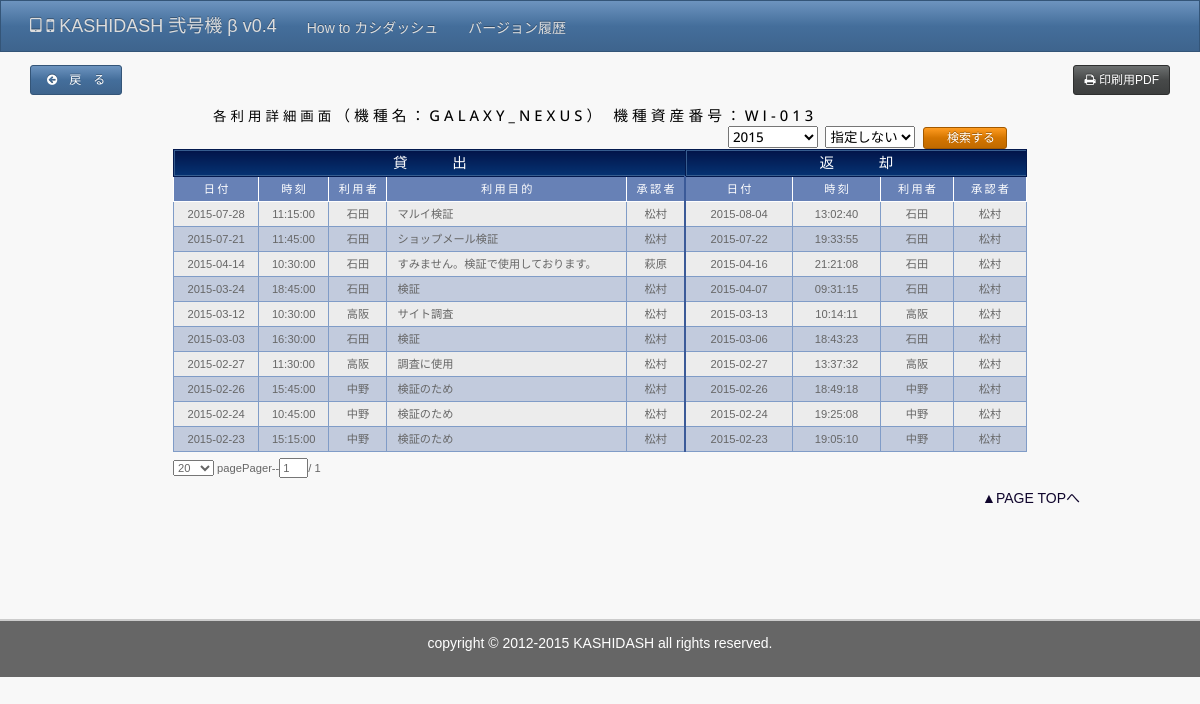
/detail.php?device_id=WI-013&item=GALAXY_NEXUS, run on the app's committed database.
### tables this page shows
CREATE TABLE IF NOT EXISTS `device` (
  `device_id` varchar(16) NOT NULL,
  `d_flg` tinyint(1) NOT NULL default '0',
  `administrator` varchar(5) NOT NULL,
  `name` varchar(32) NOT NULL,
  `os` varchar(32) default NULL,
  `version_major` varchar(10) default NULL,
  `version_minor` varchar(10) default NULL,
  `misc` tinytext,
  `img` varchar(128) default NULL,
  `create_date` timestamp NOT NULL default '0000-00-00 00:00:00',
  `update_date` timestamp NOT NULL default CURRENT_TIMESTAMP on update CURRENT_TIMESTAMP,
  PRIMARY KEY  (`device_id`),
  UNIQUE KEY `device_id` (`device_id`)
);

CREATE TABLE IF NOT EXISTS `verifier` (
  `id` int(11) NOT NULL auto_increment,
  `device_id` varchar(10) NOT NULL,
  `item` text NOT NULL,
  `l_date` date NOT NULL,
  `l_time` time NOT NULL,
  `l_user` text NOT NULL,
  `l_purpose` text NOT NULL,
  `l_approval` text,
  `r_date` date default NULL,
  `r_time` time default NULL,
  `r_user` text,
  `r_approval` text,
  `return_flag` int(1) NOT NULL default '0',
  PRIMARY KEY  (`id`),
  UNIQUE KEY `id` (`id`),
  KEY `id_2` (`id`)
);

### phpinc/device.php (called while the page is built)
<?php
$stmt = $pdo->query("SELECT * FROM device WHERE d_flg = 0 ORDER BY device_id ASC");
while($row = $stmt -> fetch(PDO::FETCH_ASSOC)){
	$device[$row['device_id']] = array(
		'name'			=> $row['name'],
    	'administrator' => $row['administrator'],
    	'os'			=> $row['os'],
    	'version_major'	=> $row['version_major'],
    	'version_minor'	=> $row['version_minor'],
    	'misc'			=> $row['misc'],
    	'img'			=> $row['img'],
    	'create_date'	=> $row['create_date'],
    	'update_date'	=> $row['update_date'],
	);
}

### phpinc/config.php (called while the page is built, shortened)
<?php
$enc_db   = "utf8";
if((isset($ING_auth) && ($ING_auth == 'admin')) || (isset($_SESSION['auth']) && $_SESSION['auth'] == 'admin')){
	$_SESSION['auth'] = 'admin';
	$authCheck = true;
} else {
  $authCheck = false;
}
$dbtype = 'mysql';
$dbhost	= "localhost";
$dbname	= "wts14";
$dbuser = "root";
$dbpass = "root";
$dsn	= "$dbtype:host=$dbhost;dbname=$dbname;charset=$enc_db;";
try{
	$pdo = new PDO($dsn,$dbuser,$dbpass,
		array(PDO::ATTR_EMULATE_PREPARES => false)
		);
	$pdo->setAttribute(PDO::ATTR_ERRMODE, PDO::ERRMODE_EXCEPTION);
} catch (PDOException $e){
	exit('DB接続失敗: '. $e->getMessage());
}
require_once(__PHPINC__ . '/device.php');

### phpinc/detail_func.php (called while the page is built, shortened)
<?php
if(isset($ING_device_id)){
	$_SESSION['device_id'] = $device_id = sprintf('%s', $ING_device_id);
} else if($debug){
	if(isset($ING_item)){
		$_SESSION['item'] = $itemName = sprintf('%s', $ING_item);
	} else if($debug){
		$_SESSION['item'] = $itemName = 'au';
	}
	if(isset($_SESSION['item'])){
		$itemName = sprintf('%s', $_SESSION['item']);
	}
}
if(isset($_SESSION['device_id'])){
	$device_id = sprintf('%s', $_SESSION['device_id']);
}
$dataPost = false;
$sql = 'SELECT DISTINCT DATE_FORMAT(l_date,"%Y") as year FROM verifier WHERE device_id=:device_id ORDER BY DATE_FORMAT(l_date,"%Y") ASC';
$stmt = $pdo->prepare($sql);
$stmt->bindParam(':device_id',$device_id);
$stmt->execute();
foreach($stmt as $val){
	$year[] = $val['year'];
}
$date = date("Y/m");
$date = explode("/",$date);
if($dataPost || ($_SERVER['PHP_SELF'] == '/kashidash2/detailprint.php') || ($_SERVER['PHP_SELF'] == '/kashidash2/detailprint.pdf') ){
	if(!empty($INP_l_auth_name)){
		$sql = 'UPDATE verifier SET l_approval=:l_approval WHERE id =:id';
		$stmt = $pdo->prepare($sql);
		$stmt->bindParam(':l_approval',$INS_l_auth_name);
		$stmt->bindParam(':id',$INS_id);
		$stmt->execute();
		$sql = 'SELECT * FROM verifier WHERE device_id=:device_id AND DATE_FORMAT(l_date,"%Y")=:l_date ORDER BY id DESC';
		$stmt = $pdo->prepare($sql);
		$stmt->bindParam(':device_id', $device_id);
		$stmt->bindParam(':l_date', $date[0]);
		$stmt->execute();
		$log = '$INS_l_auth_name '.$INS_l_auth_name;
	}else if(!empty($INP_r_auth_name)){
		$sql = 'UPDATE verifier SET r_approval=:r_approval WHERE id=:id';
		$stmt = $pdo->prepare($sql);
		$stmt->bindParam(':r_approval',$INS_r_auth_name);
		$stmt->bindParam(':id',$INS_id);
		$stmt->execute();
		$sql = 'SELECT * FROM verifier WHERE device_id=:device_id AND DATE_FORMAT(l_date,"%Y")=:l_date ORDER BY id DESC';
		$stmt = $pdo->prepare($sql);
		$stmt->bindParam(':device_id',$device_id);
		$stmt->bindParam(':l_date',$date[0]);
		$stmt->execute();
		$log = '$INS_r_auth_name'. $INS_r_auth_name;
	}else if(!empty($INS_year) && !empty($INS_month)){
		$sql = 'SELECT * FROM verifier WHERE device_id=:device_id AND DATE_FORMAT(l_date,"%Y")=:l_dateY AND DATE_FORMAT(l_date,"%m")=:l_date ORDER BY id DESC';
		$stmt = $pdo->prepare($sql);
		$stmt->bindParam(':device_id',$device_id);
		$stmt->bindParam(':l_dateY',$INS_year);
		$stmt->bindParam(':l_date',$INS_month);
		$stmt->execute();
		$date[0] = $INS_year;
		$date[1] = $INS_month;
		$log = 'year month';
	}else if(!empty($INS_year) && empty($INS_month)){
		$sql = 'SELECT * FROM verifier WHERE device_id=:device_id AND DATE_FORMAT(l_date,"%Y")=:l_dateY ORDER BY id DESC';
		$stmt = $pdo->prepare($sql);
		$stmt->bindParam(':device_id',$device_id);
		$stmt->bindParam(':l_dateY',$INS_year);
		$stmt->execute();
		$date[0] = $INS_year;
		$date[1] = '';
		$log = 'no-month';
	}else if(empty($INS_year) && !empty($INS_month)){
		$sql = 'SELECT * FROM verifier WHERE device_id=:device_id AND DATE_FORMAT(l_date,"%m")=:l_dateM ORDER BY id DESC';
		$stmt = $pdo->prepare($sql);
		$stmt->bindParam(':device_id',$device_id);
		$stmt->bindParam(':l_dateM',$INS_month);
		$stmt->execute();
		$date[0] = '';
		$date[1] = $INS_month;
		$log = 'no-year';
	}else{
		$sql = 'SELECT * FROM verifier WHERE device_id=:device_id ORDER BY id DESC';
		$log = 'no-date';
		$stmt = $pdo->prepare($sql);
		$stmt->bindParam(':device_id', $device_id);
		$stmt->execute();
	}
}else{
	$sql = 'SELECT * FROM verifier WHERE device_id=:device_id AND DATE_FORMAT(l_date,"%Y")=:l_date ORDER BY id DESC';
	$stmt = $pdo->prepare($sql);
	$stmt->bindParam(':device_id', $device_id);
	$stmt->bindParam(':l_date', $date[0]);
	$stmt->execute();
	$_SESSION['year']  = $INS_year = $date[0];
}

### detail.php (the view, shortened to what this page needs)
<?php
$debug = true;
 if($debug){
	$ING_device_id = 'WI-001';
}
require_once('phpinc/config.php');
require_once('phpinc/detail_func.php');
$addCss = '<link rel="stylesheet" type="text/css" href="/kashidash2/common/css/print.css" media="print">'."\n";
include_once('template/head.php');
?>
<body>
<?php
include_once('template/header.php');
?>
<div id="contents">
	<section id="main">
		<h2 class="title01">
			<span class="print_d">各利用詳細画面</span><span class="type01"><span class="print_d">（機種名：</span><?php echo $device[$ING_device_id]['name']; ?><span class="print_d">）</span> </span><span class="type01_p">機種資産番号：<?php if(isset($ING_device_id)) echo $ING_device_id; ?></span>
			<form style="float: right; margin-right: 20px;" name="select_date" method="post" action="/kashidash2/detail.php?device_id=<?php echo $ING_device_id; ?>">
				<select name="year">
					<?php
						foreach($year as $val){
							$selected = '';
							if($val==$INS_year){
								$selected = 'selected';
							}
							echo '<option value="'.$val.'" '.$selected.'>'.$val.'</option>';
						}
					?>
				</select>
				<select name="month">
					<option value="">指定しない</option>
				</select>
				<input type="submit" value="　検索する　" class="btn btn-warning btn-xs">
			</form>
		</h2>
		<table class="k_table01 k_table02" id="utilizationList">
			<tr class="cap01">
				<th colspan="5" class="group01"><span>貸出</span></th>
				<th colspan="4" class="group02"><span>返却</span></th>
			</tr>
			<tr class="cap02">
				<th>日付</th>
				<th>時刻</th>
				<th>利用者</th>
				<th>利用目的</th>
				<th class="boundary">承認者</th>
				<th>日付</th>
				<th>時刻</th>
				<th>利用者</th>
				<th>承認者</th>
			</tr>
			<?php
			while($table = $stmt->fetch(PDO::FETCH_ASSOC)){
			?>
			<tr>
				<td><?php print(htmlspecialchars($table['l_date'])); ?></td>
				<td><?php print(htmlspecialchars($table['l_time'])); ?></td>
				<td class="nowrap"><?php print(htmlspecialchars($table['l_user'])); ?></td>
				<td class="txleft"><?php print(htmlspecialchars($table['l_purpose'])); ?></td>
				<?php if($authCheck && ($table['l_approval']==null || $table['l_approval']=='')){ ?>
					<td class="boundary">
						<form name="l_approval" action="/kashidash2/detail.php?device_id=<?php echo $ING_device_id ;?>&auth=admin" method="post">
							<input type="text" name="l_auth_name" style="width:3em">
							<input type="hidden" name="id" value="<?php echo $table['id']; ?>">
							<input type="submit" value="　承 認　" class="btn btn-primary btn-xs fs09">
						</form>
					</td>
				<?php }else{ ?>
					<td class="boundary nowrap"><?php print(htmlspecialchars($table['l_approval'])); ?></td>
				<?php } ?>
				<td><?php print(htmlspecialchars($table['r_date'])); ?></td>
				<td><?php print(htmlspecialchars($table['r_time'])); ?></td>
				<td class="nowrap"><?php print(htmlspecialchars($table['r_user'])); ?></td>
				<?php if($authCheck && ($table['r_approval']==null || $table['r_approval']=='')){ ?>
					<td>
						<form name="r_approval" action="/kashidash2/detail.php?device_id=<?php echo $ING_device_id ;?>&auth=admin" method="post">
							<input type="text" name="r_auth_name" style="width:3em">
							<input type="hidden" name="id" value="<?php echo $table['id']; ?>">
							<input type="submit" value="　承 認　" class="btn btn-primary btn-xs fs09">
						</form>
					</td>
				<?php }else{ ?>
					<td class="nowrap"><?php print(htmlspecialchars($table['r_approval'])); ?></td>
				<?php } ?>
			</tr>
			<?php
			}
			?>
		</table>
	</section>
	<div class="pagetop"><a href="#">▲PAGE TOPへ</a></div>
</div>
<?php include_once('template/footer.php') ?>
</body>
</html>

### common/css/style2.css (style rules this page uses)
html, body { height:100%; overflow-x:hidden; }
body { background:#f8f8f8; color:#666; font-family: ArialMT, "メイリオ",Meiryo, "Hiragino Kaku Gothic ProN", "ヒラギノ角ゴ ProN W3", sans-serif; font-size: 14px; line-height: 1.25; }
#contents { min-height: 500px; }
#main { margin: 0 auto 0 auto; padding: 0 1.5%; max-width: 890px; font-size: 80%; }
.title01 { color:#000; font-size: 1.2em; line-height:1.4; letter-spacing:0.3em; padding-left: 40px; margin: 0 auto 10px; }
.title01 span.type01 { font-size: 1.1em; }
.title01 span.type01_p { font-size: 1.1em; }
.k_table01 { width: 100%; font-size: 100%; margin-bottom: 0.5em; }
.k_table01 td,.k_table01 th { font-weight:normal; text-align:center; vertical-align:middle; }
.k_table01 .cap01 th { background-color: #042560; background: -webkit-gradient(linear, left top, left bottom, color-stop(1.00, #063474), color-stop(0.00, #021449)); background: -webkit-linear-gradient(#021449, #063474); background: -moz-linear-gradient(#021449, #063474); background: -o-linear-gradient(#021449, #063474); background: -ms-linear-gradient(#021449, #063474); background: linear-gradient(#021449, #063474); border: solid 1px #03194e; border-width: 1px 0 1px 1px; color:#fff; white-space:nowrap; letter-spacing: 4em; text-indent: 4em; }
.k_table01 .cap01 th span { border: solid 1px #375d8f; border-right-width:0; display:block; padding: 3px; height: 100%; font-size: 1.3em; }
.k_table01 .cap01 th:last-child { border-right: solid 1px #03194e; }
.k_table01 .cap01 .group01 { width: 60%; }
.k_table01 .cap01 .group02 { width: 40%; }
.k_table01 .cap02 th { background-color: #6781b6; border: solid 1px #fff; border-top-width: 1px; color:#fff; padding: 5px; letter-spacing: 0.2em; text-indent: 0.2em; font-size: 1em; }
.k_table01 td { border: solid 1px #809cc7; background-color:#ececec; padding: 5px 10px; }
.k_table01 th.boundary, .k_table01 td.boundary { border-right: solid 2px #3b5a98; }
.k_table01 .txleft { text-align:left; }
.k_table02 tr:nth-child(2n) td { background-color: #c2cbdd; }
.pagetop { margin:0 auto; width:80%; text-align:right; padding: 12px 0 24px; }
.pagetop a { color:#0f052c; text-decoration:none; }

### data on the page
device: name "GALAXY_NEXUS"
verifier: l_date "2015-07-28", l_time "11:15:00", l_user "石田", l_purpose "マルイ検証", l_approval "松村", r_date "2015-08-04", r_time "13:02:40", r_user "石田", r_approval "松村"
verifier: l_date "2015-07-21", l_time "11:45:00", l_user "石田", l_purpose "ショップメール検証", l_approval "松村", r_date "2015-07-22", r_time "19:33:55", r_user "石田", r_approval "松村"
verifier: l_date "2015-04-14", l_time "10:30:00", l_user "石田", l_purpose "すみません。検証で使用しております。", l_approval "萩原", r_date "2015-04-16", r_time "21:21:08", r_user "石田", r_approval "松村"
verifier: l_date "2015-03-24", l_time "18:45:00", l_user "石田", l_purpose "検証", l_approval "松村", r_date "2015-04-07", r_time "09:31:15", r_user "石田", r_approval "松村"
verifier: l_date "2015-03-12", l_time "10:30:00", l_user "高阪", l_purpose "サイト調査", l_approval "松村", r_date "2015-03-13", r_time "10:14:11", r_user "高阪", r_approval "松村"
verifier: l_date "2015-03-03", l_time "16:30:00", l_user "石田", l_purpose "検証", l_approval "松村", r_date "2015-03-06", r_time "18:43:23", r_user "石田", r_approval "松村"
verifier: l_date "2015-02-27", l_time "11:30:00", l_user "高阪", l_purpose "調査に使用", l_approval "松村", r_date "2015-02-27", r_time "13:37:32", r_user "高阪", r_approval "松村"
verifier: l_date "2015-02-26", l_time "15:45:00", l_user "中野", l_purpose "検証のため", l_approval "松村", r_date "2015-02-26", r_time "18:49:18", r_user "中野", r_approval "松村"
verifier: l_date "2015-02-24", l_time "10:45:00", l_user "中野", l_purpose "検証のため", l_approval "松村", r_date "2015-02-24", r_time "19:25:08", r_user "中野", r_approval "松村"
verifier: l_date "2015-02-23", l_time "15:15:00", l_user "中野", l_purpose "検証のため", l_approval "松村", r_date "2015-02-23", r_time "19:05:10", r_user "中野", r_approval "松村"

### other printed values
$ING_device_id "WI-013"
form field year "2015"
